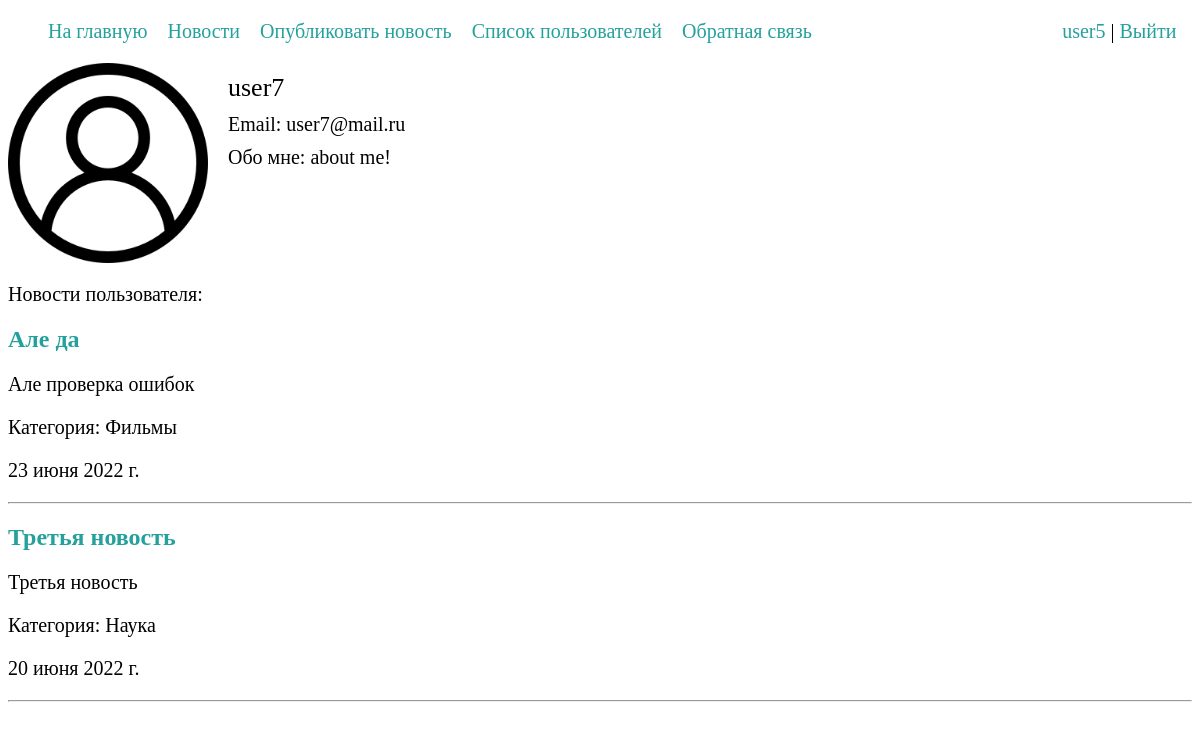
/profile/1/ (signed in), run on the app's committed database.
### news/models.py (models this page shows, shortened)
class Profile(models.Model):
    user = models.OneToOneField(User, null=True, on_delete=models.CASCADE)
    about = models.TextField(null=True, blank=True)
    profile_pic = models.ImageField(null=True, blank=True, upload_to="photos/", default="photos/user.png", verbose_name='Фотография пользователя')
    class Meta:
        verbose_name = 'Профиль'
        verbose_name_plural = 'Профили'
        ordering = ['id']

class News(models.Model):
    title = models.CharField(max_length=255, verbose_name='Заголовок')
    content = models.TextField(blank=False, verbose_name='Текст новости')
    time_created = models.DateTimeField(auto_now_add=True)
    cat = models.ForeignKey('Category', on_delete=models.CASCADE, null=True, verbose_name='Категория')
    author = models.ForeignKey(User, on_delete=models.CASCADE, null=True, verbose_name='Автор')
    def get_absolute_url(self):
        return reverse('newsById', kwargs={'news_id': self.pk})
    class Meta:
        verbose_name = 'Новости'
        verbose_name_plural = 'Новости'
        ordering = ['-time_created', 'title']

class Category(models.Model):
    name = models.CharField(max_length=100, db_index=True, verbose_name='Категория')
    slug = models.SlugField(max_length=255, db_index=True, unique=True, verbose_name='URL')
    def __str__(self):
        return self.name
    class Meta:
        verbose_name = 'Категории'
        verbose_name_plural = 'Категории'
        ordering = ['id']

### news/views.py (the view)
# urls.py: path('profile/<int:profile_id>/', ShowProfile.as_view(), name='profile'),
class ShowProfile(LoginRequiredMixin, DataMixin, DetailView):
    model = Profile
    template_name = 'news/profile.html'
    pk_url_kwarg = 'profile_id'
    context_object_name = 'profile'
    def get_context_data(self, *, object_list=None, **kwargs):
        context = super().get_context_data(**kwargs)
        us_id = Profile.objects.get(id=self.kwargs['profile_id']).user_id
        context['news'] = News.objects.filter(author_id=us_id)
        mix_def = self.get_user_context(title="Профиль пользователя")
        return dict(list(context.items()) + list(mix_def.items()))
    def get_queryset(self):
        return Profile.objects.filter(id=self.kwargs['profile_id']).select_related('user')

### news/utils.py (called while the page is built)
    def get_user_context(self, **kwargs):
        context = kwargs
        cats = Category.objects.all()
        context['menu'] = menu
        context['cats'] = cats
        return context

### news/templates/news/profile.html (shortened to what this page needs)
{% extends 'news/base.html' %}
{% load static %}
{% block content %}
    <div class="profileCard">
        <img src="{{ profile.profile_pic.url }}" class="avatar" alt="avatar">
        <div class="about">
            <p class="username">{{ profile.user.username }}</p>
            <p>Email: {{ profile.user.email }}</p>
            <p class="aboutUser">Обо мне: {{ profile.about }}</p>
        </div>
    </div>
<div class="userNews">
    <p>Новости пользователя:</p>
    {% for n in news %}
        <h2><a href="{{ n.get_absolute_url }}">{{n.title}}</a></h2>
        <p>{{n.content}}</p>
        <p>Категория: {{n.cat}}</p>
        <P>{{n.time_created|date:""}}</P>
    <hr>
    {% endfor %}
</div>
{% endblock %}

### news/templates/news/base.html (shortened to what this page needs)
{% load static %}
<!DOCTYPE html>
<html lang="en">
<head>
    <link rel='stylesheet' type='text/css' href="{% static 'news/css/styles.css' %}" />
   </head>
<body>
{% block mainmenu %}
<ul class="head">
    {% for m in menu %}
    <li><a href="{% url m.url_name %}">{{m.title}}</a></li>
    {% endfor %}
    {% if request.user.is_authenticated %}
            <li class="headLogin"><a href="../../profile/{{ user.profile.id }}">{{ user.username }}</a> | <a href="{% url 'logout' %}">Выйти</a></li>
    {% else %}
        <li class="headLogin"><a href="{% url 'register' %}">Регистрация</a> | <a href="{% url 'login' %}">Вход</a></li>
    {% endif %}
</ul>
{% endblock mainmenu %}
{% block content %}
{% endblock %}
</body>
</html>

### news/static/news/css/styles.css (style rules this page uses)
a:active, a:hover, a { text-decoration: none; color: #24a19c; }
.head { width: 97%; display: flex; font-size: 20px; }
.head li { display: inline; margin-right: 20px; }
.headLogin { margin-left: auto; margin-right: 0em; }
.profileCard { width: 97%; display: flex; }
.avatar { height: 200px; width: 200px; margin-right: 10px; }
.profileCard p { margin: 10px 10px 10px 10px; font-size: 20px; }
.profileCard .username { font-size: 26px; }
.profileCard .aboutUser { width: 500px; }
.userNews p { font-size: 20px; }

### data on the page
Profile: profile_pic (placeholder picture), user.username "user7", user.email "user7@mail.ru", about "about me!"
News: title "Але да", content "Але проверка ошибок", cat "Фильмы", time_created "23 июня 2022 г."
News: title "Третья новость", content "Третья новость", cat "Наука", time_created "20 июня 2022 г."

### other printed values
{{ m.title }} "На главную" "Новости" "Опубликовать новость" "Список пользователей" "Обратная связь"
{{ user.username }} "user5"
